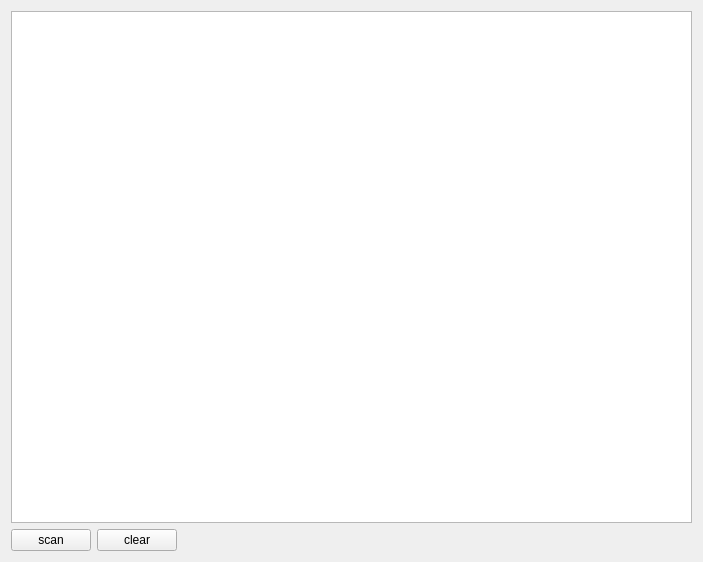
<?xml version="1.0" encoding="UTF-8"?>
<ui version="4.0">
 <class>DeviceDiscoveryWizardPage</class>
 <widget class="QWizardPage" name="DeviceDiscoveryWizardPage">
  <property name="enabled">
   <bool>true</bool>
  </property>
  <property name="geometry">
   <rect>
    <x>0</x>
    <y>0</y>
    <width>703</width>
    <height>562</height>
   </rect>
  </property>
  <property name="sizePolicy">
   <sizepolicy hsizetype="Expanding" vsizetype="Expanding">
    <horstretch>0</horstretch>
    <verstretch>0</verstretch>
   </sizepolicy>
  </property>
  <property name="title">
   <string/>
  </property>
  <attribute name="pageId">
   <string notr="true">0</string>
  </attribute>
  <layout class="QVBoxLayout" name="verticalLayout">
   <item>
    <widget class="QListWidget" name="deviceList">
     <property name="cursor" stdset="0">
      <cursorShape>UpArrowCursor</cursorShape>
     </property>
     <property name="horizontalScrollBarPolicy">
      <enum>Qt::ScrollBarAlwaysOff</enum>
     </property>
    </widget>
   </item>
   <item>
    <layout class="QHBoxLayout" name="horizontalLayout">
     <item>
      <widget class="QPushButton" name="scan">
       <property name="text">
        <string>scan</string>
       </property>
      </widget>
     </item>
     <item>
      <widget class="QPushButton" name="clear">
       <property name="text">
        <string>clear</string>
       </property>
      </widget>
     </item>
     <item>
      <spacer name="horizontalSpacer">
       <property name="orientation">
        <enum>Qt::Horizontal</enum>
       </property>
       <property name="sizeHint" stdset="0">
        <size>
         <width>40</width>
         <height>20</height>
        </size>
       </property>
      </spacer>
     </item>
    </layout>
   </item>
  </layout>
 </widget>
 <resources/>
 <connections/>
</ui>
